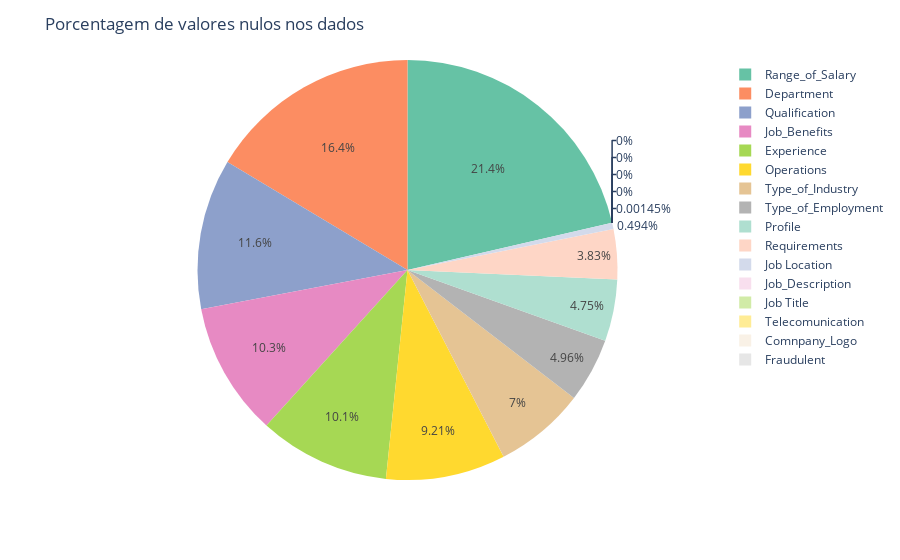

Notebook cell for this chart:
### Code cell
values = dados.isnull().sum()
labels = dados.isnull().sum().index

fig = px.pie(dados, values=values, names=labels, color_discrete_sequence=px.colors.qualitative.Set2)
fig.update_layout(title_text='Porcentagem de valores nulos nos dados')
fig.show()

### Figure 1 — Plotly figure (JSON) as saved in the notebook; plotly's stock layout.template omitted (floating-point values rounded to 4 significant figures)
{"data": [{"domain": {"x": [0, 1], "y": [0, 1]}, "hovertemplate": "label=%{label}<br>value=%{value}<extra></extra>", "labels": ["Job Title", "Job Location", "Department", "Range_of_Salary", "Profile", "Job_Description", "Requirements", "Job_Benefits", "Telecomunication", "Comnpany_Logo", "Type_of_Employment", "Experience", "Qualification", "Type_of_Industry", "Operations", "Fraudulent"], "legendgroup": "", "name": "", "showlegend": true, "type": "pie", "values": [0, 341, 11322, 14767, 3281, 1, 2648, 7105, 0, 0, 3426, 6960, 8007, 4835, 6359, 0]}], "layout": {"legend": {"tracegroupgap": 0}, "margin": {"t": 60}, "piecolorway": ["rgb(102,194,165)", "rgb(252,141,98)", "rgb(141,160,203)", "rgb(231,138,195)", "rgb(166,216,84)", "rgb(255,217,47)", "rgb(229,196,148)", "rgb(179,179,179)"], "title": {"text": "Porcentagem de valores nulos nos dados"}}}
